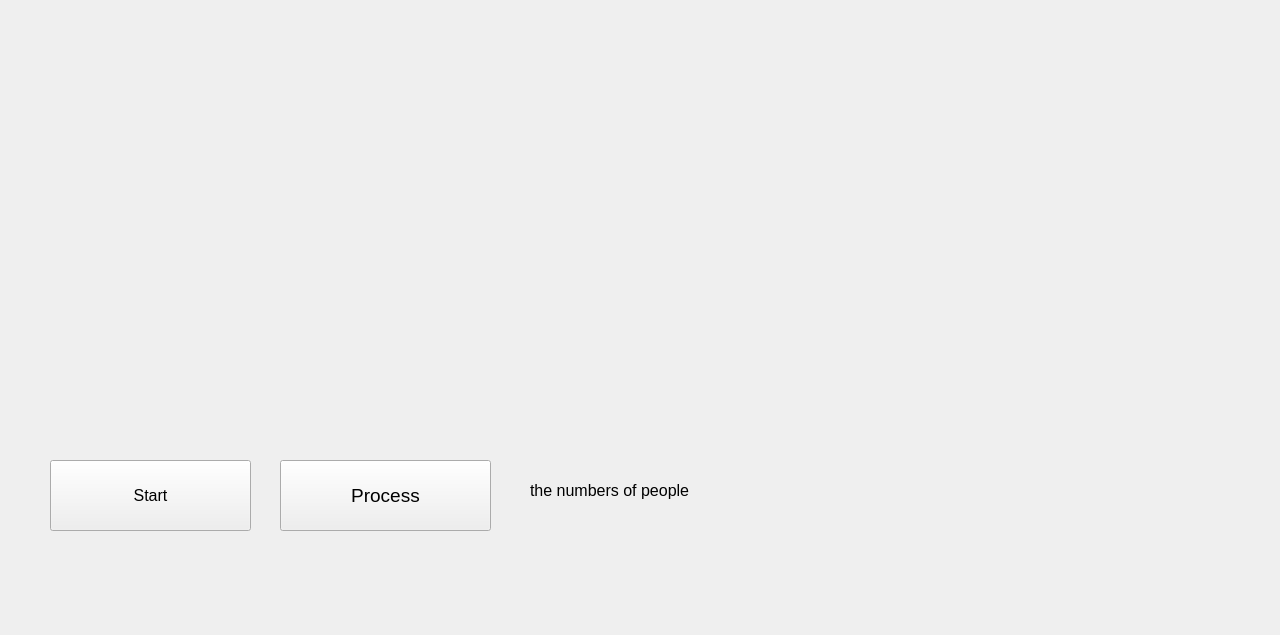
<?xml version="1.0" encoding="UTF-8"?>
<ui version="4.0">
 <class>Form</class>
 <widget class="QWidget" name="Form">
  <property name="geometry">
   <rect>
    <x>0</x>
    <y>0</y>
    <width>1280</width>
    <height>635</height>
   </rect>
  </property>
  <property name="windowTitle">
   <string>Cam view</string>
  </property>
  <widget class="QLabel" name="numlabel">
   <property name="geometry">
    <rect>
     <x>740</x>
     <y>450</y>
     <width>121</width>
     <height>71</height>
    </rect>
   </property>
   <property name="font">
    <font>
     <pointsize>22</pointsize>
    </font>
   </property>
   <property name="text">
    <string/>
   </property>
  </widget>
  <widget class="QLabel" name="label_3">
   <property name="geometry">
    <rect>
     <x>530</x>
     <y>460</y>
     <width>171</width>
     <height>61</height>
    </rect>
   </property>
   <property name="font">
    <font>
     <pointsize>12</pointsize>
    </font>
   </property>
   <property name="text">
    <string>the numbers of people</string>
   </property>
  </widget>
  <widget class="QLabel" name="image_label">
   <property name="geometry">
    <rect>
     <x>0</x>
     <y>0</y>
     <width>640</width>
     <height>360</height>
    </rect>
   </property>
   <property name="text">
    <string/>
   </property>
  </widget>
  <widget class="QPushButton" name="control_bt">
   <property name="geometry">
    <rect>
     <x>50</x>
     <y>460</y>
     <width>201</width>
     <height>71</height>
    </rect>
   </property>
   <property name="font">
    <font>
     <pointsize>12</pointsize>
    </font>
   </property>
   <property name="text">
    <string>Start</string>
   </property>
  </widget>
  <widget class="QPushButton" name="pushButton">
   <property name="geometry">
    <rect>
     <x>280</x>
     <y>460</y>
     <width>211</width>
     <height>71</height>
    </rect>
   </property>
   <property name="font">
    <font>
     <pointsize>14</pointsize>
    </font>
   </property>
   <property name="text">
    <string>Process</string>
   </property>
  </widget>
  <widget class="QLabel" name="image_label_2">
   <property name="geometry">
    <rect>
     <x>640</x>
     <y>0</y>
     <width>640</width>
     <height>360</height>
    </rect>
   </property>
   <property name="text">
    <string/>
   </property>
  </widget>
 </widget>
 <resources/>
 <connections/>
</ui>
